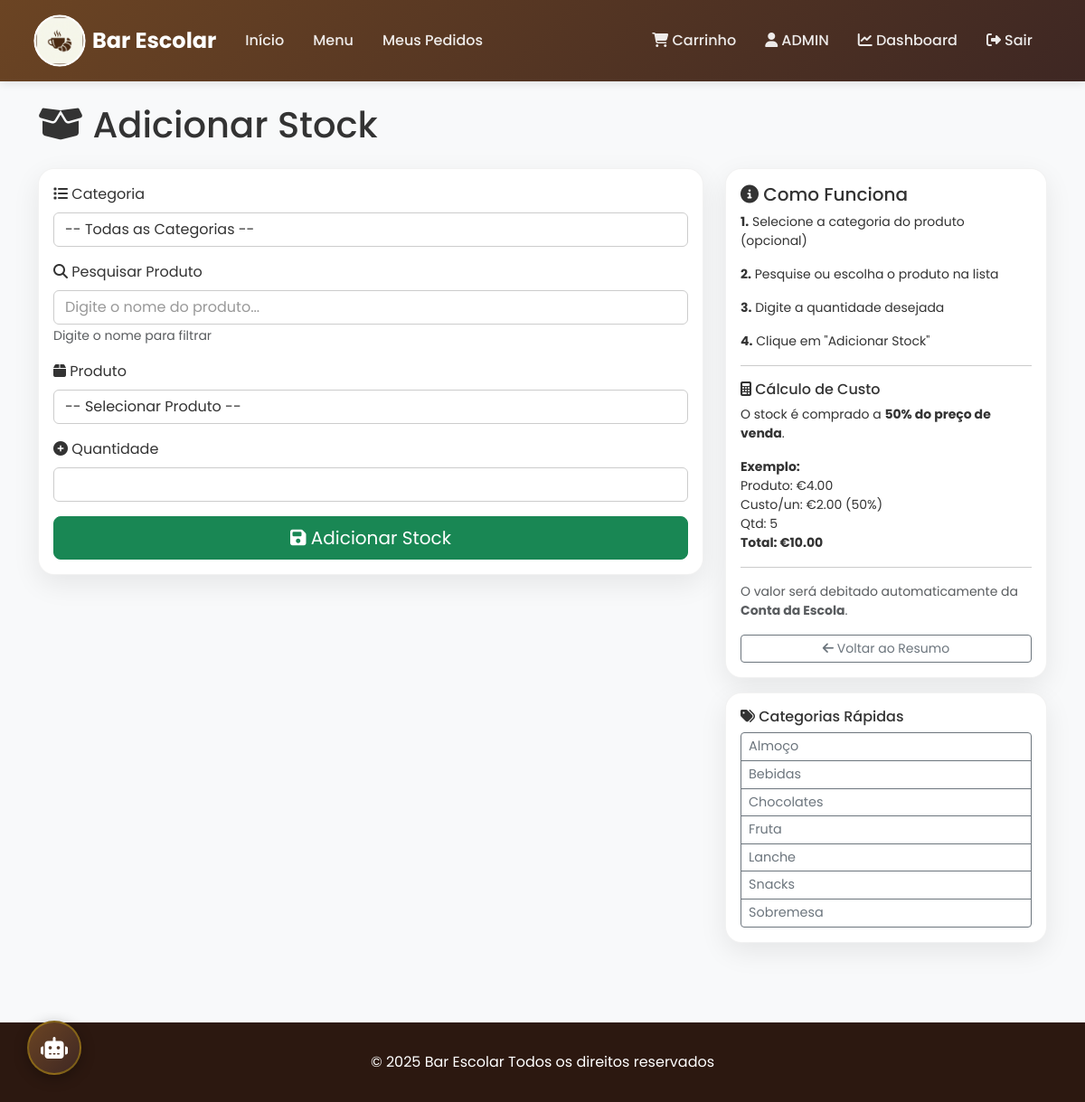
Screenshot of /dashboard/add-stock/ (signed in) with the database file from the repository.
### bar_app/models.py (models this page shows, shortened)
class User(AbstractUser):
    USER_TYPE_CHOICES = (
        ('student', 'Aluno'),
        ('teacher', 'Professor'),
        ('staff', 'Funcionário'),
        ('admin', 'Administrador'),
    )
    user_type = models.CharField(max_length=20, choices=USER_TYPE_CHOICES, default='student', verbose_name='Tipo de Utilizador')
    phone = models.CharField(max_length=15, blank=True, verbose_name='Telemóvel')
    photo = models.ImageField(upload_to='users/', blank=True, null=True, verbose_name='Foto')
    balance = models.DecimalField(max_digits=10, decimal_places=2, default=0, verbose_name='Saldo')
    created_at = models.DateTimeField(default=timezone.now, verbose_name='Criado em')
    updated_at = models.DateTimeField(auto_now=True, verbose_name='Atualizado em')
    escalao = models.CharField(max_length=10, choices=ESCALAO_CHOICES, default='none', verbose_name='Escalão ASE')
    allergens = models.CharField(max_length=255, blank=True, default='', verbose_name='Alérgenos / Restrições', help_text='Alérgenos separados por vírgula (ex: Glúten, Lactose)')
    turma = models.CharField(max_length=10, blank=True, verbose_name='Turma', help_text='Turma do utilizador (ex: 12PI)')
    groups = models.ManyToManyField(
        'auth.Group',
        related_name='custom_user_groups',
        blank=True,
        help_text='The groups this user belongs to.'
    )
    user_permissions = models.ManyToManyField(
        'auth.Permission',
        related_name='custom_user_permissions',
        blank=True,
        help_text='Specific permissions for this user.'
    )
    class Meta:
        verbose_name = 'Utilizador'
        verbose_name_plural = 'Utilizadores'
        ordering = ['username']
    email_verified = models.BooleanField(default=False)
    """Flag usada para saber se o e‑mail já foi confirmado pelo utilizador."""

class Category(models.Model):
    name = models.CharField(max_length=100, unique=True, verbose_name='Nome')
    description = models.TextField(blank=True, verbose_name='Descrição')
    image = models.ImageField(upload_to='categories/', blank=True, null=True, verbose_name='Imagem')
    is_active = models.BooleanField(default=True, verbose_name='Ativo')
    class Meta:
        verbose_name = 'Categoria'
        verbose_name_plural = 'Categorias'
        ordering = ['name']
    def __str__(self):
        return self.name

### bar_app/views/dashboard.py (the view)
# urls.py: path('dashboard/add-stock/', views.add_stock_dashboard, name='add_stock_dashboard'),
@login_required
@user_passes_test(is_staff_user)
@transaction.atomic
def add_stock_dashboard(request):
    if request.method == 'POST':
        form = AddStockForm(request.POST)
        if form.is_valid():
            product = Product.objects.select_for_update().get(pk=form.cleaned_data['product'].pk)
            quantity = form.cleaned_data['quantity']
            movement = StockMovement(
                product=product, movement_type='in', quantity=quantity,
                reason='Adição via Dashboard', created_by=request.user
            )
            movement.save()
            cost_per_unit = product.purchase_price if product.purchase_price is not None else (product.price * Decimal('0.50'))
            total_cost = (cost_per_unit * Decimal(quantity)).quantize(Decimal('0.01'))
            messages.success(request, f'Stock de {product.name} aumentado em {quantity} unidades. Custo: €{total_cost}')
            return redirect('bar_app:finance_summary')
    else:
        form = AddStockForm()
    all_products = Product.objects.select_related('category').filter(is_available=True)
    categories = Category.objects.filter(is_active=True)
    return render(request, 'bar_app/dashboard/add_stock_dashboard.html', {
        'form': form, 'title': 'Adicionar Stock', 'all_products': all_products, 'categories': categories
    })

### bar_app/forms.py
class AddStockForm(forms.Form):
    category = forms.ModelChoiceField(
        queryset=Category.objects.filter(is_active=True),
        label='Categoria',
        required=False,
        empty_label='-- Todas as Categorias --',
        widget=forms.Select(attrs={'class': 'form-control', 'id': 'id_category'})
    )
    product = forms.ModelChoiceField(
        queryset=Product.objects.all(),
        label='Produto',
        widget=forms.Select(attrs={'class': 'form-control', 'id': 'id_product'})
    )
    product_search = forms.CharField(
        label='Pesquisar Produto',
        required=False,
        widget=forms.TextInput(attrs={
            'class': 'form-control',
            'placeholder': 'Digite o nome do produto...',
            'id': 'id_product_search'
        })
    )
    quantity = forms.IntegerField(
        label='Quantidade',
        min_value=1,
        widget=forms.NumberInput(attrs={'class': 'form-control', 'min': '1'})
    )

### bar_app/models.py (called while the page is built)
    def __str__(self):
        return f"{self.name} - €{self.price}"

### bar_app/views/auth.py (called while the page is built)
def is_staff_user(user):
    return user.is_staff or user.user_type in ['admin', 'staff']

### templates/bar_app/dashboard/add_stock_dashboard.html (shortened to what this page needs)
{% extends 'base.html' %}
{% load l10n %}
{% block content %}
<div class="container py-4">
  <h1 class="mb-4"><i class="fas fa-box-open"></i> Adicionar Stock</h1>
  <div class="row">
    <div class="col-md-8">
      <div class="card">
        <div class="card-body">
          <form method="post" id="stockForm">
            <div class="mb-3">
              <label class="form-label"><i class="fas fa-list"></i> Categoria</label>
              {{ form.category }}
            </div>
            <div class="mb-3">
              <label class="form-label"><i class="fas fa-search"></i> Pesquisar Produto</label>
              {{ form.product_search }}
              <small class="form-text text-muted">Digite o nome para filtrar</small>
            </div>
            <div class="mb-3">
              <label class="form-label"><i class="fas fa-box"></i> Produto</label>
              {{ form.product }}
            </div>
            <div class="mb-3">
              <label class="form-label"><i class="fas fa-plus-circle"></i> Quantidade</label>
              {{ form.quantity }}
            </div>
            <div class="d-grid gap-2">
              <button type="submit" class="btn btn-success btn-lg">
                <i class="fas fa-save"></i> Adicionar Stock
              </button>
            </div>
          </form>
        </div>
      </div>
    </div>
    <div class="col-md-4">
      <div class="card">
        <div class="card-body">
          <h5 class="card-title"><i class="fas fa-info-circle"></i> Como Funciona</h5>
          <p class="card-text small">
            <strong>1.</strong> Selecione a categoria do produto (opcional)
          </p>
          <p class="card-text small">
            <strong>2.</strong> Pesquise ou escolha o produto na lista
          </p>
          <p class="card-text small">
            <strong>3.</strong> Digite a quantidade desejada
          </p>
          <p class="card-text small">
            <strong>4.</strong> Clique em "Adicionar Stock"
          </p>
          <hr/>
          <h6 class="card-title"><i class="fas fa-calculator"></i> Cálculo de Custo</h6>
          <p class="card-text small">
            O stock é comprado a <strong>50% do preço de venda</strong>.
          </p>
          <p class="card-text small">
            <strong>Exemplo:</strong><br>
            Produto: €4.00<br>
            Custo/un: €2.00 (50%)<br>
            Qtd: 5<br>
            <strong>Total: €10.00</strong>
          </p>
          <hr/>
          <p class="text-muted small mb-0">
            O valor será debitado automaticamente da <strong>Conta da Escola</strong>.
          </p>
          <div class="mt-3">
            <a href="{% url 'bar_app:finance_summary' %}" class="btn btn-outline-secondary btn-sm w-100">
              <i class="fas fa-arrow-left"></i> Voltar ao Resumo
            </a>
          </div>
        </div>
      </div>
      <div class="card mt-3">
        <div class="card-body">
          <h6 class="card-title"><i class="fas fa-tags"></i> Categorias Rápidas</h6>
          <div class="btn-group-vertical w-100" role="group">
            {% for cat in categories %}
              <button type="button" class="btn btn-outline-secondary btn-sm text-start category-quick-btn" data-category-id="{{ cat.id }}">
                {{ cat.name }}
              </button>
            {% endfor %}
          </div>
        </div>
      </div>
    </div>
  </div>
</div>
{% endblock %}

### templates/base.html (shortened to what this page needs)
<!DOCTYPE html>
{% load static %}
<html lang="pt">
<head>
    <link href="https://cdn.jsdelivr.net/npm/bootstrap@5.3.0/dist/css/bootstrap.min.css" rel="stylesheet">
    <link rel="stylesheet" href="https://cdnjs.cloudflare.com/ajax/libs/font-awesome/6.4.0/css/all.min.css">
    <link rel="stylesheet" href="{% static 'css/main.css' %}">
</head>
<body>
    <nav class="navbar navbar-expand-lg navbar-dark">
        <div class="container">
            <a class="navbar-brand" href="{% url 'bar_app:home' %}">
                <img src="{% static 'images/logo.png' %}" alt="Logo">
                Bar Escolar
            </a>
            <div class="collapse navbar-collapse" id="navbarNav">
                <ul class="navbar-nav me-auto">
                    <li class="nav-item">
                        <a class="nav-link" href="{% url 'bar_app:home' %}">Início</a>
                    </li>
                    <li class="nav-item">
                        <a class="nav-link" href="{% url 'bar_app:menu' %}">Menu</a>
                    </li>
                    {% if user.is_authenticated %}
                    <li class="nav-item">
                        <a class="nav-link" href="{% url 'bar_app:order_list' %}">Meus Pedidos</a>
                    </li>
                    {% endif %}
                </ul>
                <ul class="navbar-nav">
                    {% if user.is_authenticated %}
                    <li class="nav-item">
                        <a class="nav-link" href="{% url 'bar_app:cart' %}" style="position: relative;">
                            <i class="fas fa-shopping-cart"></i> Carrinho
                        </a>
                    </li>
                    <li class="nav-item">
                        <a class="nav-link" href="{% url 'bar_app:profile' %}">
                            <i class="fas fa-user"></i> {{ user.username }}
                        </a>
                    </li>
                    {% if user.is_staff or user.user_type in 'admin,staff' %}
                    <li class="nav-item">
                        <a class="nav-link" href="{% url 'bar_app:dashboard' %}">
                            <i class="fas fa-chart-line"></i> Dashboard
                        </a>
                    </li>
                    {% endif %}
                    <li class="nav-item">
                        <a class="nav-link" href="{% url 'bar_app:logout' %}">
                            <i class="fas fa-sign-out-alt"></i> Sair
                        </a>
                    </li>
                    {% else %}
                    <li class="nav-item">
                        <a class="nav-link" href="{% url 'bar_app:login' %}">
                            <i class="fas fa-sign-in-alt"></i> Entrar
                        </a>
                    </li>
                    {% endif %}
                </ul>
            </div>
        </div>
    </nav>
    {% if user.is_authenticated %}
    <div id="ai-btn" title="Falar com o Barista AI">
        <i class="fas fa-robot"></i>
    </div>
    {% endif %}
    {% block content %}{% endblock %}
    <footer class="footer">
        <div class="container text-center">
            <p class="mb-0">&copy; 2025 Bar Escolar Todos os direitos reservados</p>
        </div>
    </footer>
</body>
</html>

### static/css/main.css (style rules this page uses)
:root { --bg-color: #f8f9fa; --text-color: #333; --card-bg: #fff; --nav-bg: linear-gradient(135deg, #6B4423 0%, #3E2723 100%); --hero-bg: linear-gradient(135deg, #6B4423 0%, #3E2723 100%); --footer-bg: #2c1810; --input-bg: #fff; --input-border: #ccc; --input-text: #333; --table-border: #dee2e6; --table-color: #212529; --table-hover: rgba(0,0,0,.075); --focus-outline: #6B4423; --focus-shadow: 0 0 0 3px rgba(107, 68, 35, 0.25); }
body { font-family: 'Poppins', sans-serif; background-color: var(--bg-color); color: var(--text-color); transition: background-color 0.3s, color 0.3s; }
.navbar { background: var(--nav-bg); padding: 1rem 0; box-shadow: 0 2px 10px rgba(0,0,0,0.1); position: sticky; top: 0; z-index: 1000; }
.navbar-brand { font-size: 1.5rem; font-weight: 700; color: #fff !important; display: flex; align-items: center; }
.navbar-brand img { height: 48px; width: 48px; object-fit: cover; background: white; padding: 0; margin-right: 12px; border-radius: 50%; overflow: hidden; clip-path: circle(50%); border: 2px solid #fff; transform: scale(1.2); transition: transform 0.3s ease; }
.navbar-nav .nav-link { color: rgba(255,255,255,0.9) !important; margin: 0 0.5rem; font-weight: 500; transition: all 0.3s; }
.card { background-color: var(--card-bg); color: var(--text-color); border: 1px solid rgba(0,0,0,0.05); border-radius: 18px; box-shadow: 0 10px 30px rgba(0,0,0,0.08); transition: all 0.4s cubic-bezier(0.165, 0.84, 0.44, 1); overflow: hidden; }
.footer { background-color: var(--footer-bg); color: white; padding: 2rem 0; margin-top: 4rem; }
.form-control, .form-select, textarea.form-control, input[type="text"], input[type="email"], input[type="password"], input[type="number"], input[type="date"], input[type="time"], select { border: 1px solid var(--input-border) !important; background-color: var(--input-bg) !important; color: var(--input-text) !important; transition: all 0.3s ease; }
.form-control::placeholder, textarea::placeholder { color: #999; }
#ai-btn { position: fixed; bottom: 30px; left: 30px; width: 60px; height: 60px; background: linear-gradient(135deg, #6B4423 0%, #3E2723 100%); color: white; border-radius: 50%; display: flex; align-items: center; justify-content: center; font-size: 24px; cursor: pointer; box-shadow: 0 4px 15px rgba(0,0,0,0.3); z-index: 1001; transition: all 0.3s cubic-bezier(0.175, 0.885, 0.32, 1.275); border: 2px solid rgba(255,215,0,0.3); }

### templates/bar_app/dashboard/add_stock_dashboard.html (style rules this page uses)
.category-quick-btn { border-radius: 0; font-size: 0.9rem; }
.category-quick-btn:first-child { border-radius: 0.25rem 0.25rem 0 0; }
.category-quick-btn:last-child { border-radius: 0 0 0.25rem 0.25rem; }

### rows the page displays
User: username "ADMIN"
Category: name "Almoço"
Category: name "Bebidas"
Category: name "Chocolates"
Category: name "Fruta"
Category: name "Lanche"
Category: name "Snacks"
Category: name "Sobremesa"
